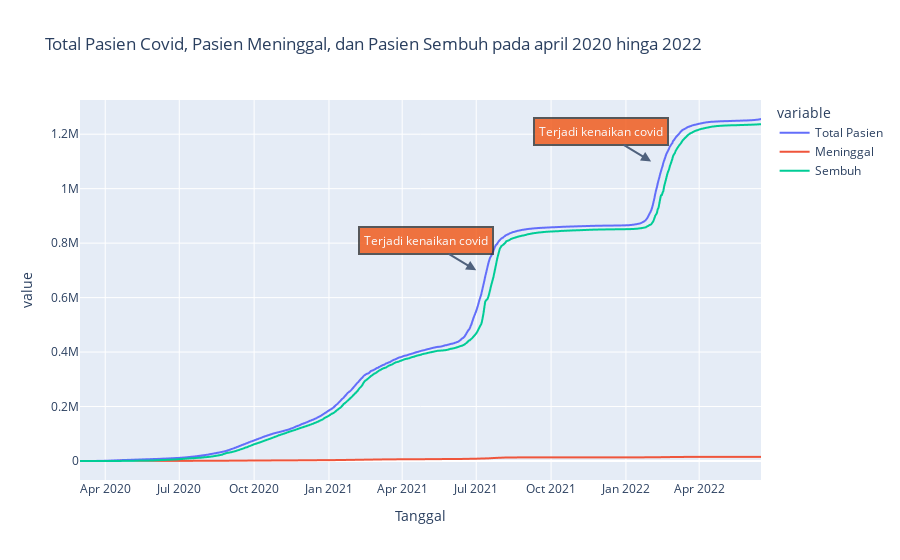

The cell this chart's notebook holds for it:
### Code cell
fig = px.line(x='Tanggal', y=['Total Pasien','Meninggal','Sembuh'], data_frame=df_daily_update,title='Total Pasien Covid, Pasien Meninggal, dan Pasien Sembuh pada april 2020 hinga 2022')
fig.add_annotation(x='2021-07-01', y=700000,
            text="Terjadi kenaikan covid",
            align="center",
            arrowhead=2,
            arrowsize=1,
            arrowwidth=2,
            # yshift=40,
            # xshift=10,
            ax=-50,
            ay=-30,
            bordercolor="#333",
            borderwidth=2,
            borderpad=4,
            bgcolor="#F15412",
            opacity=0.8,
            font_color="#fff")

fig.add_annotation(x='2022-02-01', y=1100000,
            text="Terjadi kenaikan covid",
            align="center",
            arrowhead=2,
            arrowsize=1,
            arrowwidth=2,
            # yshift=40,
            # xshift=10,
            ax=-50,
            ay=-30,
            bordercolor="#333",
            borderwidth=2,
            borderpad=4,
            bgcolor="#F15412",
            opacity=0.8,
            font_color="#fff")
fig.show()

### Figure 1 — Plotly figure (JSON) as saved in the notebook; plotly's stock layout.template omitted (floating-point values rounded to 4 significant figures; data arrays with more than 128 entries replaced by an {"elided": "..."} marker saying what was removed)
{"data": [{"hovertemplate": "variable=Total Pasien<br>Tanggal=%{x}<br>value=%{y}<extra></extra>", "legendgroup": "Total Pasien", "line": {"color": "#636efa", "dash": "solid"}, "marker": {"symbol": "circle"}, "mode": "lines", "name": "Total Pasien", "showlegend": true, "type": "scattergl", "x": {"elided": "838 str values"}, "xaxis": "x", "y": {"elided": "838 int values"}, "yaxis": "y"}, {"hovertemplate": "variable=Meninggal<br>Tanggal=%{x}<br>value=%{y}<extra></extra>", "legendgroup": "Meninggal", "line": {"color": "#EF553B", "dash": "solid"}, "marker": {"symbol": "circle"}, "mode": "lines", "name": "Meninggal", "showlegend": true, "type": "scattergl", "x": {"elided": "838 str values"}, "xaxis": "x", "y": {"elided": "838 int values"}, "yaxis": "y"}, {"hovertemplate": "variable=Sembuh<br>Tanggal=%{x}<br>value=%{y}<extra></extra>", "legendgroup": "Sembuh", "line": {"color": "#00cc96", "dash": "solid"}, "marker": {"symbol": "circle"}, "mode": "lines", "name": "Sembuh", "showlegend": true, "type": "scattergl", "x": {"elided": "838 str values"}, "xaxis": "x", "y": {"elided": "838 int values"}, "yaxis": "y"}], "layout": {"annotations": [{"align": "center", "arrowhead": 2, "arrowsize": 1, "arrowwidth": 2, "ax": -50, "ay": -30, "bgcolor": "#F15412", "bordercolor": "#333", "borderpad": 4, "borderwidth": 2, "font": {"color": "#fff"}, "opacity": 0.8, "text": "Terjadi kenaikan covid", "x": "2021-07-01", "y": 700000}, {"align": "center", "arrowhead": 2, "arrowsize": 1, "arrowwidth": 2, "ax": -50, "ay": -30, "bgcolor": "#F15412", "bordercolor": "#333", "borderpad": 4, "borderwidth": 2, "font": {"color": "#fff"}, "opacity": 0.8, "text": "Terjadi kenaikan covid", "x": "2022-02-01", "y": 1100000}], "legend": {"title": {"text": "variable"}, "tracegroupgap": 0}, "title": {"text": "Total Pasien Covid, Pasien Meninggal, dan Pasien Sembuh pada april 2020 hinga 2022"}, "xaxis": {"anchor": "y", "domain": [0, 1], "title": {"text": "Tanggal"}}, "yaxis": {"anchor": "x", "domain": [0, 1], "title": {"text": "value"}}}}
